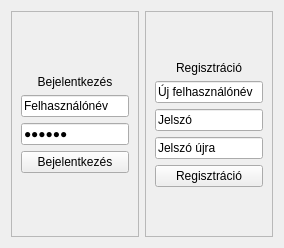
          <widget class="QWidget" name="page5_auth">
           <layout class="QHBoxLayout" name="horizontalLayout_10">
            <item>
             <widget class="QFrame" name="frame_login">
              <property name="frameShape">
               <enum>QFrame::Shape::StyledPanel</enum>
              </property>
              <property name="frameShadow">
               <enum>QFrame::Shadow::Raised</enum>
              </property>
              <layout class="QVBoxLayout" name="verticalLayout_7">
               <item>
                <spacer name="verticalSpacer_3">
                 <property name="orientation">
                  <enum>Qt::Orientation::Vertical</enum>
                 </property>
                 <property name="sizeHint" stdset="0">
                  <size>
                   <width>20</width>
                   <height>40</height>
                  </size>
                 </property>
                </spacer>
               </item>
               <item>
                <widget class="QLabel" name="label">
                 <property name="text">
                  <string>Bejelentkezés</string>
                 </property>
                 <property name="alignment">
                  <set>Qt::AlignmentFlag::AlignCenter</set>
                 </property>
                </widget>
               </item>
               <item>
                <widget class="QLineEdit" name="le_login_nev">
                 <property name="text">
                  <string>Felhasználónév</string>
                 </property>
                </widget>
               </item>
               <item>
                <widget class="QLineEdit" name="le_login_jelszo">
                 <property name="text">
                  <string>Jelszó</string>
                 </property>
                 <property name="echoMode">
                  <enum>QLineEdit::EchoMode::Password</enum>
                 </property>
                </widget>
               </item>
               <item>
                <widget class="QPushButton" name="btn_login">
                 <property name="text">
                  <string>Bejelentkezés</string>
                 </property>
                </widget>
               </item>
               <item>
                <spacer name="verticalSpacer_4">
                 <property name="orientation">
                  <enum>Qt::Orientation::Vertical</enum>
                 </property>
                 <property name="sizeHint" stdset="0">
                  <size>
                   <width>20</width>
                   <height>40</height>
                  </size>
                 </property>
                </spacer>
               </item>
              </layout>
             </widget>
            </item>
            <item>
             <widget class="QFrame" name="frame_reg">
              <property name="frameShape">
               <enum>QFrame::Shape::StyledPanel</enum>
              </property>
              <property name="frameShadow">
               <enum>QFrame::Shadow::Raised</enum>
              </property>
              <layout class="QVBoxLayout" name="verticalLayout_9">
               <item>
                <spacer name="verticalSpacer_6">
                 <property name="orientation">
                  <enum>Qt::Orientation::Vertical</enum>
                 </property>
                 <property name="sizeHint" stdset="0">
                  <size>
                   <width>20</width>
                   <height>40</height>
                  </size>
                 </property>
                </spacer>
               </item>
               <item>
                <widget class="QLabel" name="label_2">
                 <property name="text">
                  <string>Regisztráció</string>
                 </property>
                 <property name="alignment">
                  <set>Qt::AlignmentFlag::AlignCenter</set>
                 </property>
                </widget>
               </item>
               <item>
                <widget class="QLineEdit" name="le_reg_nev">
                 <property name="text">
                  <string>Új felhasználónév</string>
                 </property>
                </widget>
               </item>
               <item>
                <widget class="QLineEdit" name="le_reg_jelszo">
                 <property name="text">
                  <string>Jelszó</string>
                 </property>
                </widget>
               </item>
               <item>
                <widget class="QLineEdit" name="le_reg_jelszo2">
                 <property name="text">
                  <string>Jelszó újra</string>
                 </property>
                </widget>
               </item>
               <item>
                <widget class="QPushButton" name="btn_reg">
                 <property name="text">
                  <string>Regisztráció</string>
                 </property>
                </widget>
               </item>
               <item>
                <spacer name="verticalSpacer_5">
                 <property name="orientation">
                  <enum>Qt::Orientation::Vertical</enum>
                 </property>
                 <property name="sizeHint" stdset="0">
                  <size>
                   <width>20</width>
                   <height>40</height>
                  </size>
                 </property>
                </spacer>
               </item>
              </layout>
             </widget>
            </item>
           </layout>
          </widget>
